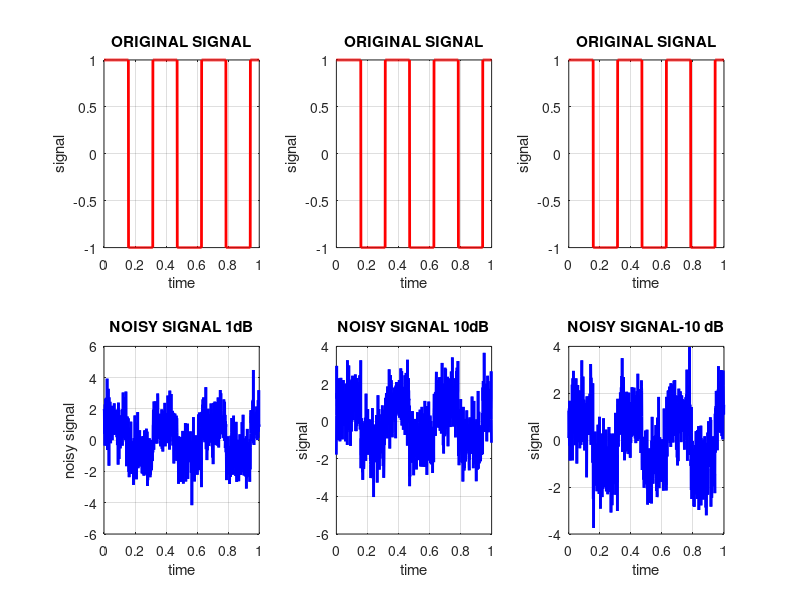

The MATLAB source for this figure:
 %to study impact of awgn on signal in matlab
 clear all;
 close all;
 clc;
 Fs = 1000;
 T =1;
 t = 0:1/Fs:T-1/Fs;
 f_signal = 10;
 A_signal = 1;
%  signal = A_signal * (2*pi*f_signal*t); % for ramp
%  signal = A_signal * sin(2*pi*f_signal*t); %for sine
 signal = A_signal * square(20*t); %for square
 SNR_dB = 1;
 SNR_dB1 = 20 ;
 SNR_dB2 =-10 ;
 noise_power = var(signal) /(10^(SNR_dB/10));
 noise = sqrt(noise_power) * randn(size(t));
 noise_power1 = var(signal) /(10^(SNR_dB1/10));
 noise1 = sqrt(noise_power) * randn(size(t));
 noise_power2 = var(signal) /(10^(SNR_dB2/10));
 noise2 = sqrt(noise_power) * randn(size(t));
 noisy_signal = signal + noise;
 noisy_signal1 = signal + noise1;
 noisy_signal2 = signal + noise2;
 figure;
 subplot(2,3,1)
 plot(t,signal, 'r-', 'Linewidth', 2);
 title('ORIGINAL SIGNAL');
 xlabel('time');
 ylabel('signal');
 grid on;
 subplot(2,3,4)
 plot(t,noisy_signal, 'b-', 'Linewidth', 2);
 title('NOISY SIGNAL 1dB');
 xlabel('time');
 ylabel('noisy signal');
 grid on;
 subplot(2,3,2)
 plot(t,signal, 'r-', 'Linewidth', 2);
 title('ORIGINAL SIGNAL');
 xlabel('time');
 ylabel('signal');
 grid on;
 subplot(2,3,5)
 plot(t,noisy_signal1, 'b-', 'Linewidth', 2);
 title('NOISY SIGNAL 10dB');
 xlabel('time');
 ylabel('signal');
 grid on;
 subplot(2,3,3)
 plot(t,signal, 'r-', 'Linewidth', 2);
 title('ORIGINAL SIGNAL');
  xlabel('time');
 ylabel('signal');
 grid on;
 subplot(2,3,6)
 plot(t,noisy_signal2, 'b-', 'Linewidth', 2);
 title('NOISY SIGNAL-10 dB');
 xlabel('time');
 ylabel('signal');
 grid on;